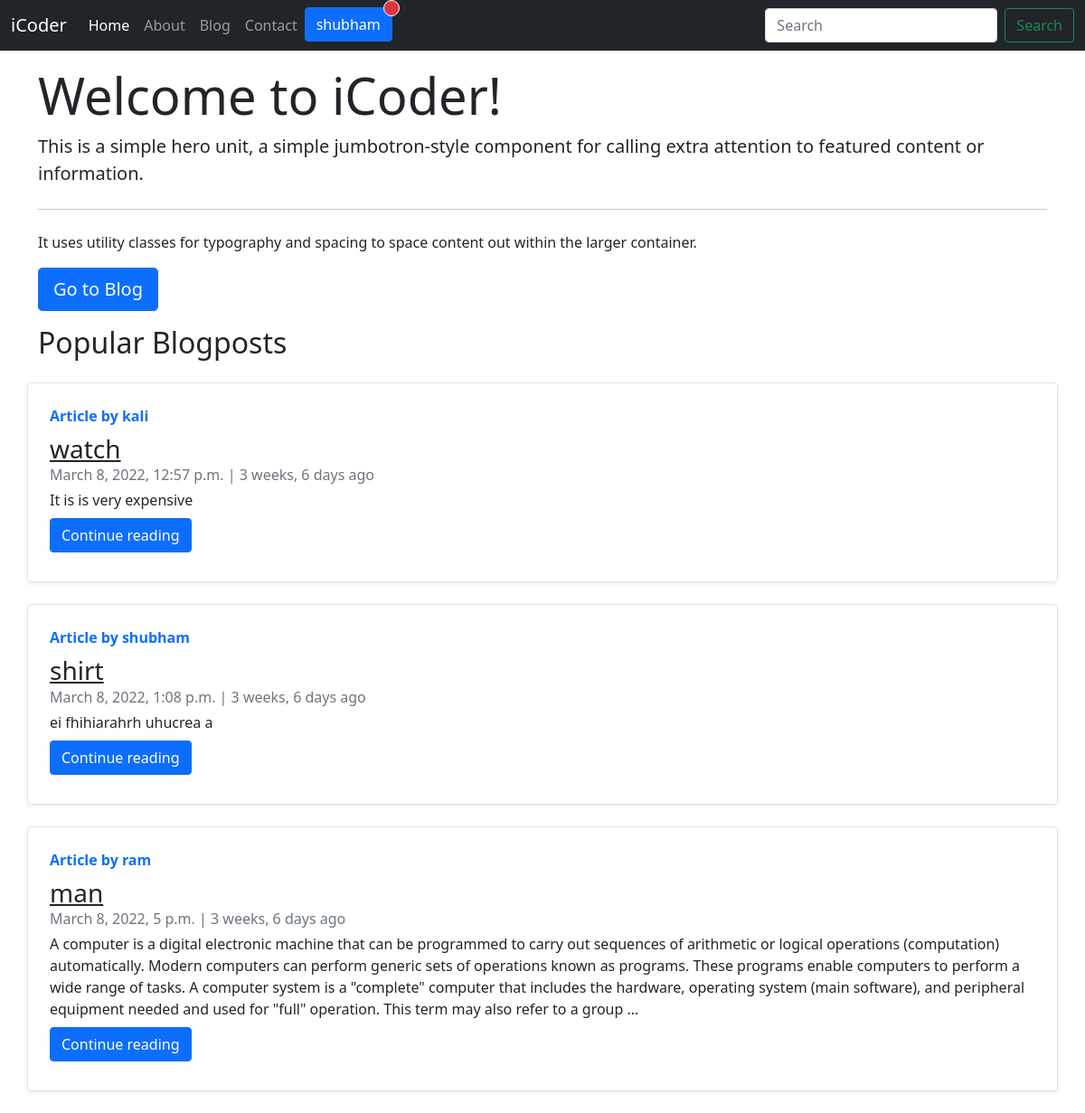
/home/ (signed in), run on an earlier commit of the app's database.
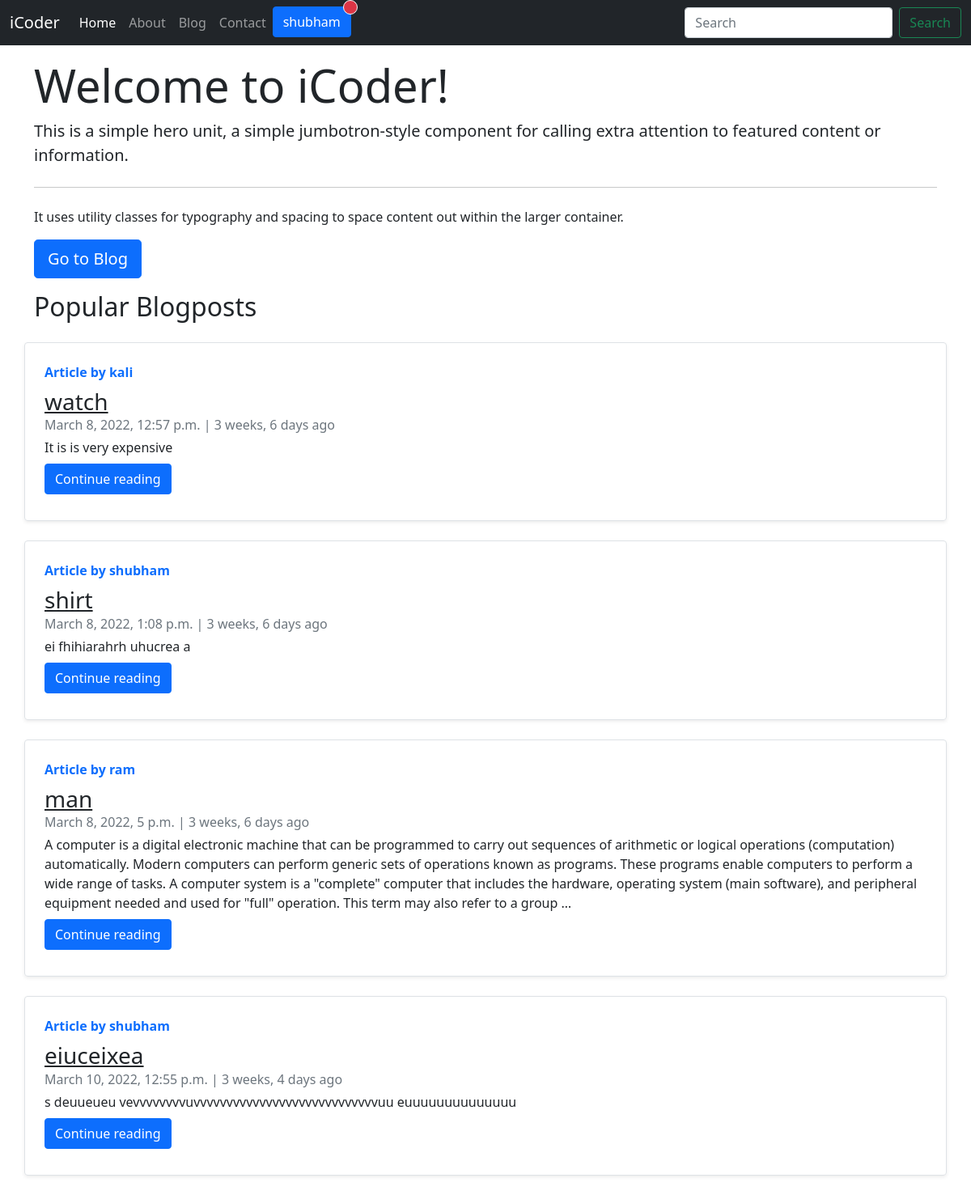
And on a later commit of the database.
### blog/models.py (models this page shows, shortened)
class Post(models.Model):
    sno=models.AutoField(primary_key=True)
    title=models.CharField(max_length=255)
    author=models.CharField(max_length=20)
    slug=models.CharField(max_length=130)
    timeStamp=models.DateTimeField(blank=True)
    content=HTMLField()

### home/views.py (the view)
# urls.py: path('home/', views.home, name="home"),
def home(request):
    allPosts= Post.objects.all()
    context={'allPosts': allPosts}
    return render(request, "home/home.html",context)

### templates/home/home.html (shortened to what this page needs)
{% extends 'base.html' %}
{% load humanize %}
{% block body %}
{% if user.is_authenticated %}
<div class="container">
    <div class="jumbotron my-3">
      <h1 class="display-4">Welcome to iCoder!</h1>
      <p class="lead">This is a simple hero unit, a simple jumbotron-style component for calling extra attention to featured content or information.</p>
      <hr class="my-4">
      <p>It uses utility classes for typography and spacing to space content out within the larger container.</p>
      <a class="btn btn-primary btn-lg" href="/blog" role="button">Go to Blog</a>
    </div>
</div>
<div class="container">
    <h2>Popular Blogposts</h2>
        {% for post in allPosts  %}
            <div class="row no-gutters border rounded overflow-hidden flex-md-row mb-4 shadow-sm h-md-250 my-4 position-relative">
                <div class="col p-4 d-flex flex-column position-static">
                    <strong class="d-inline-block mb-2 text-primary">Article  by {{post.author}}</strong>
                    <h3 class="mb-0"><a class="text-dark" href="/blog/{{post.slug}}">{{post.title}}</a></h3>
                    <div class="mb-1 text-muted">{{post.timeStamp}} | {{post.timeStamp| naturaltime}}</div>
                    <p class="card-text mb-auto">{{post.content| truncatechars:500}}</p>
                    <div class="my-2">
                        <a href="/blog/{{post.slug}}" role="button" class="btn btn-primary">Continue reading</a>
                    </div>
                </div>
            </div>
        {% endfor %}
</div>
{% else %}
<a href="/login/">Login Please!</a>
<br>
<a href="/contact/">Any problem contact!</a>
{% endif %}
{% endblock body %}
{% block homeActive %}active{% endblock homeActive    %}

What changed in the data, as far as the page shows it:
added Post: author "shubham", title "eiuceixea", timeStamp "March 10, 2022, 12:55 p.m.", timeStamp "3 weeks, 4 days ago", content "s deuueueu vevvvvvvvvuvvvvvvvvvvvvvvvvvvvvvvvvvvvvuu euuuuuuuuuuuuuu"
